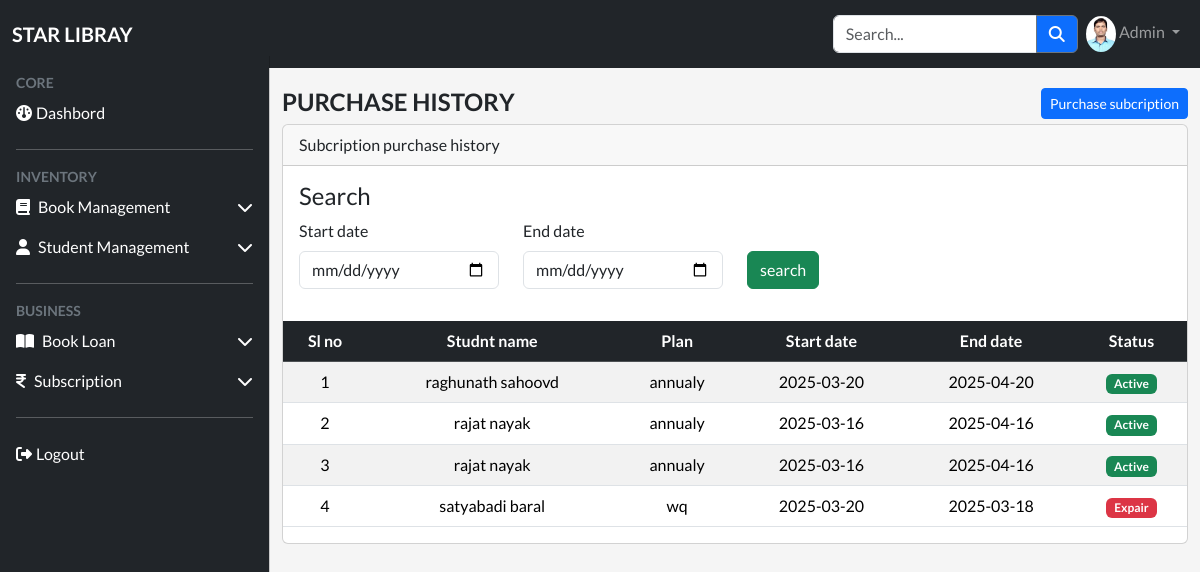
/subscription/purchase_history.php (signed in), run on the app's committed database.
### tables this page shows
CREATE TABLE `subscriptions` (
  `id` int(11) NOT NULL,
  `student_id` int(11) DEFAULT NULL,
  `plan_id` int(11) DEFAULT NULL,
  `amount` float(10,2) DEFAULT NULL,
  `start_date` date DEFAULT NULL,
  `end_date` date DEFAULT NULL,
  `created_at` timestamp NOT NULL DEFAULT current_timestamp(),
  `updated_at` timestamp NULL DEFAULT NULL
);

CREATE TABLE `students` (
  `id` int(11) NOT NULL,
  `name` varchar(255) DEFAULT NULL,
  `phone_no` varchar(15) DEFAULT NULL,
  `email` varchar(255) DEFAULT NULL,
  `address` text DEFAULT NULL,
  `status` tinyint(1) NOT NULL DEFAULT 1,
  `dob` date DEFAULT NULL,
  `created_at` timestamp NOT NULL DEFAULT current_timestamp(),
  `updated_at` timestamp NULL DEFAULT NULL
);

CREATE TABLE `subscription_plans` (
  `id` int(11) NOT NULL,
  `title` varchar(255) DEFAULT NULL,
  `amount` float DEFAULT 0,
  `duration` int(11) DEFAULT NULL,
  `status` tinyint(1) DEFAULT 1,
  `created_at` timestamp NOT NULL DEFAULT current_timestamp(),
  `updated_at` timestamp NULL DEFAULT NULL
);

### models/subscription.php (called while the page is built, shortened)
<?php
function getPurchasehistory($conn,$form,$to){
    $sql="select s.*,st.name as student_name,p.title as plan from subscriptions s
    inner join students st on st.id=s.student_id
    inner join subscription_plans p on  p.id=s.plan_id  where s.id > 0";
    $sql.=" order by s.id desc";
    $res=$conn->query($sql);
    return $res;
}
?>

### subscription/purchase_history.php (the view, shortened to what this page needs)
<?php
include_once("../Config/database.php");
include_once(dir_url."models/subscription.php");
$form="";
 $to="";
    $res=getPurchasehistory($conn,$form,$to);
include_once(dir_url."include/header.php");
include_once(dir_url."include/navbar.php");
include_once(dir_url."include/sidebar.php");
?>
       <main class="mt-1 pt-3">
        <div class="container-fluid">
        <div class="row">
        <div class="col-lg-12">
            <h4 class="fw-bold text-uppercase">purchase history
                <button type="button" class="btn btn-primary btn-sm" data-bs-toggle="modal" data-bs-target="#staticBackdrop" style="float:right";>
                Purchase subcription
</button></h4>
</div>
</div>
        <div class="row">
             <div class="col-lg-12">
          <div class="card">
  <div class="card-header">
  Subcription purchase history
  </div>
  <div class="card-body">
    <h4>Search</h4>
    <form action=""method="get">
        <div class="row">
        <div class="col-md-3">
                      <label  class="form-label">Start date</label>
                      <input type="date" class="form-control" name="form" >
                    </div>
                    <div class="col-md-3">
                      <label  class="form-label">End date</label>
                      <input type="date" class="form-control" name="to" >
                  </div>
                  <div class="col-md-3">
                  <div class="mb-3">
                  <input type="submit" class="btn btn-success" name="search" value="search" style="margin-top: 32px;">
                  </div>
                    </div>
                  </div>
        </div>
    <table id="datatable" class="table table-striped text-center" style="width:100%">
  <thead class="table-dark">
 <tr >
  <th>Sl no</th>
  <th>Studnt name</th>
  <th>Plan</th>
  <th>Start date</th>
  <th>End date</th>
  <th>Status</th>
 </tr>
  </thead>
<tbody>
  <?php
 $slno="";
  while($data=$res->fetch_assoc()){
    $slno++;?>
<tr>
        <td><?php echo $slno ;?></td>
        <td><?php echo $data['student_name'];?></td>
        <td><?php echo $data['plan'];?></td>
        <td><?php echo $data['start_date'];?></td>
        <td><?php echo $data['end_date'];?></td>
        <?php
        $today=date("Y-m-d");
        if($today<$data['end_date']){?>
        <td><?php echo "<span class='badge text-bg-success'>Active</span>";?></td>
       <?php }
       else{
        ?>
        <td><?php echo "<span class='badge text-bg-danger'>Expair</span>";?></td>
       <?php
       }
        ?>
    </tr>
  <?php }
  ?>
</tbody>
</table>
  </div>
</div>
          </div>
           </div>
       </main>
      <?php
include_once(dir_url."include/footer.php");
?>

### assets/css/Style.css (style rules this page uses)
body { font-family: "Lato", sans-serif; font-weight: 400; font-style: normal; background-color:whitesmoke }
:root { --offconvas-width:270px; --topnavbarHeight:56px; }
@media (min-width:992px) { main { margin-left: var(--offconvas-width); } }

### data on the page
subscriptions: student.name "raghunath sahoovd", subscription_plans.title "annualy", start_date "2025-03-20", end_date "2025-04-20", shows "Active"
subscriptions: student.name "rajat nayak", subscription_plans.title "annualy", start_date "2025-03-16", end_date "2025-04-16", shows "Active"
subscriptions: student.name "rajat nayak", subscription_plans.title "annualy", start_date "2025-03-16", end_date "2025-04-16", shows "Active"
subscriptions: student.name "satyabadi baral", subscription_plans.title "wq", start_date "2025-03-20", end_date "2025-03-18", shows "Expair"
